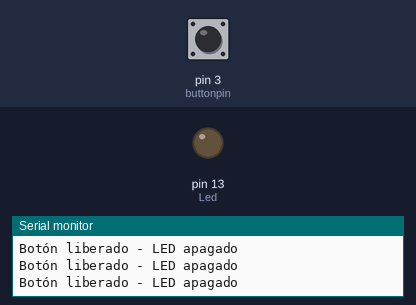
A sketch run on a simulated Arduino Uno, built with avr-gcc and run on an emulated ATmega328P. Shown: output pins drawn as LEDs (lit = HIGH), the last lines printed to the serial monitor. Dashed ring = blinking. The inputs (shaded band) are chosen by the test bench; at power-on: pin 3 (buttonpin) LOW.

Above: at 1.2 s.
1.3 s: pin 3 (buttonpin) pulled HIGH for 0.15 s
At 1.4 s:
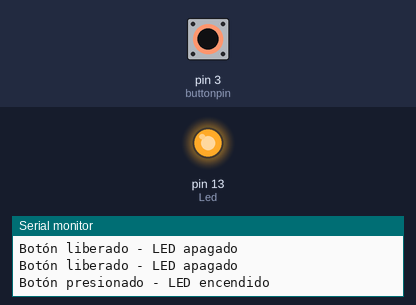
2.9 s: pin 3 (buttonpin) pulled HIGH for 1 s
At 4.7 s:
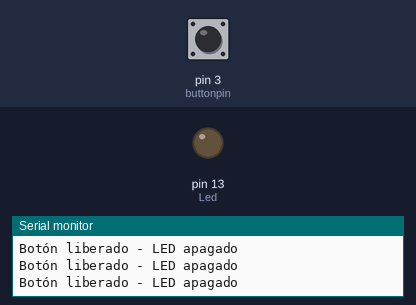
6.9 s: pin 3 (buttonpin) pulsed HIGH 2 times (0.12 s each, 0.3 s apart)
At 7.28 s:
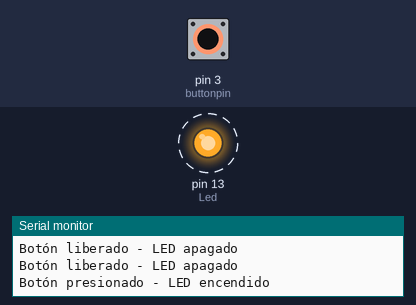
10.5 s: pin 3 (buttonpin) driven HIGH
At 11.5 s:
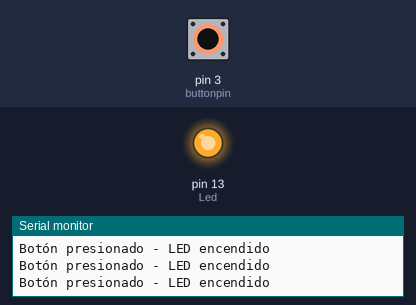
13.5 s: pin 3 (buttonpin) driven LOW
At 14.4 s:
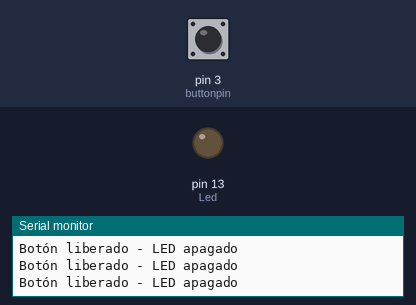
Timing chart, 0 to 16.0 s (numbered marks = the images above; inputs shaded):
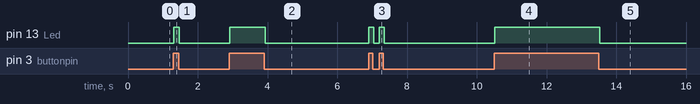

Measured:
- after the input at 1.3 s, pin 13 (Led): LOW → HIGH at once, → LOW 0.15 s later
- after the input at 2.9 s, pin 13 (Led): LOW → HIGH at once, → LOW 1.0 s later
- after the input at 6.9 s, pin 13 (Led): alternates HIGH for 0.15 s and LOW for 0.16 s, 4 changes in all, then stays LOW, starting at once
- after the input at 10.5 s, pin 13 (Led): LOW → HIGH at once
- after the input at 13.5 s, pin 13 (Led): HIGH → LOW at once

The sketch:

inclinacion.ino
```cpp
// Define el pin del LED
int Led = 13;

// Define el pin del interruptor (botón)
int buttonpin = 3;

// Variable para almacenar el estado del botón
int val;

void setup() {
  // Define el LED como salida
  pinMode(Led, OUTPUT);

  // Define el interruptor como entrada
  pinMode(buttonpin, INPUT);

  // Inicia la comunicación serial (opcional si quieres monitorear el estado)
  Serial.begin(9600);
}

void loop() {
  // Lee el valor del pin digital donde está conectado el botón
  val = digitalRead(buttonpin);

  // Si el botón está presionado (valor alto), enciende el LED
  if (val == HIGH) {
    digitalWrite(Led, HIGH);
    Serial.println("Botón presionado - LED encendido");
  } else {
    // Si el botón no está presionado, apaga el LED
    digitalWrite(Led, LOW);
    Serial.println("Botón liberado - LED apagado");
  }
}
```
